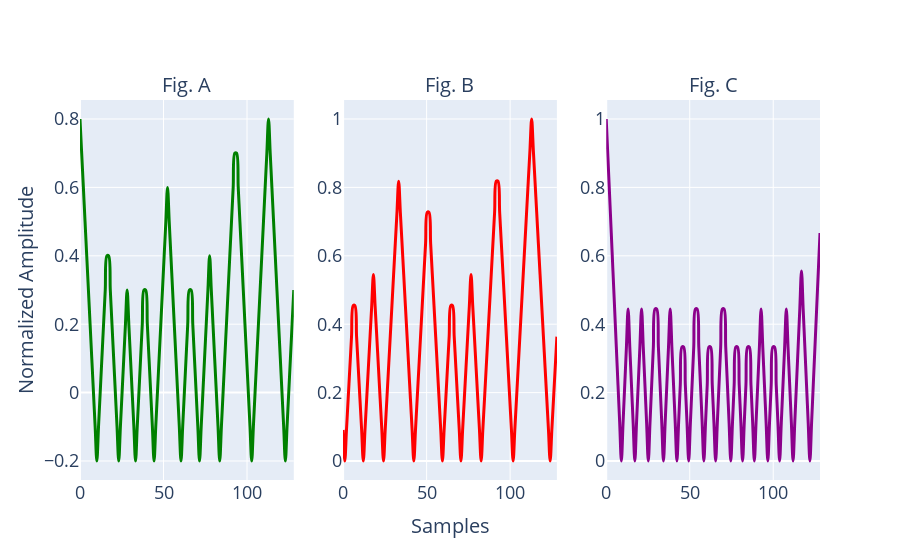

The notebook cell saved with this chart:
### Code cell
win_num = 637

fig1 = py.subplots.make_subplots(rows=1,cols=3,subplot_titles=("Fig. A", "Fig. B", "Fig. C"),
                                                     x_title='Samples',y_title='Normalized Amplitude',
                                 column_widths=[10,10,10],row_heights=[1])
fig1.append_trace(go.Scatter(
            x = x_unc,
            y = dist_with_attention[win_num], 
            mode = 'lines',
            name = 'Distance Transform with attention block',
                    line = dict(
                    shape = 'spline',
                    color = 'green',
                    width = 3
                     ),
                #error_y=dict(
                #    type='data', # value of error bar given in data coordinates
                #    array=final_var[signals],
                #    visible=True,
                #    color='black',
                #thickness=3,
                #width=5)
                ),1,1)

fig1.append_trace(go.Scatter(
            x = x_unc,
            y = dist_wo_attention[win_num], 
            mode = 'lines',
            name = 'Distance Transform without attention block',
                    line = dict(
                    shape = 'spline',
                    color = 'red',
                    width = 3,
                     ),
                #error_y=dict(
                #    type='data', # value of error bar given in data coordinates
                #    array=final_var[signals],
                #    visible=True,
                #    color='black',
                #thickness=3,
                #width=5)
                ),1,2)

fig1.append_trace(go.Scatter(
            x = x_unc,
            y = dist_ref_resp[win_num], 
            mode = 'lines',
            name = 'Distance Transform of reference resp signal',
                    line = dict(
                    shape = 'spline',
                    color = 'darkmagenta',
                    width = 3,
                     ),
                #error_y=dict(
                #    type='data', # value of error bar given in data coordinates
                #    array=final_var[signals],
                #    visible=True,
                #    color='black',
                #thickness=3,
                #width=5)
                ),1,3)
#fig1.update_xaxes(title_text="Samples", row=1, col=1)
#fig1.update_yaxes(title_text="Amplitude", row=1, col=1)
#fig1.update_xaxes(title_text="Samples", row=1, col=2)
#fig1.update_yaxes(title_text="Amplitude", row=1, col=2)
fig1.update_yaxes(title_font=dict(size=25),tickfont = dict(size=18))
fig1.update_xaxes(title_font=dict(size=25),tickfont = dict(size=18))
#fig1.update_layout(legend=dict(
#    orientation = "h",
#    yanchor="top",
#    y=0,
#    xanchor="right",
#    x=0
#))
fig1.update_layout(showlegend = False)
fig1.update_annotations(font_size=20)
fig1.show()

### Figure 1 — Plotly figure (JSON) as saved in the notebook; plotly's stock layout.template omitted (floating-point values rounded to 4 significant figures)
{"data": [{"line": {"color": "green", "shape": "spline", "width": 3}, "mode": "lines", "name": "Distance Transform with attention block", "type": "scatter", "x": [0, 1.008, 2.016, 3.024, 4.031, 5.039, 6.047, 7.055, 8.063, 9.071, 10.08, 11.09, 12.09, 13.1, 14.11, 15.12, 16.13, 17.13, 18.14, 19.15, 20.16, 21.17, 22.17, 23.18, 24.19, 25.2, 26.2, 27.21, 28.22, 29.23, 30.24, 31.24, 32.25, 33.26, 34.27, 35.28, 36.28, 37.29, 38.3, 39.31, 40.31, 41.32, 42.33, 43.34, 44.35, 45.35, 46.36, 47.37, 48.38, 49.39, 50.39, 51.4, 52.41, 53.42, 54.43, 55.43, 56.44, 57.45, 58.46, 59.46, 60.47, 61.48, 62.49, 63.5, 64.5, 65.51, 66.52, 67.53, 68.54, 69.54, 70.55, 71.56, 72.57, 73.57, 74.58, 75.59, 76.6, 77.61, 78.61, 79.62, 80.63, 81.64, 82.65, 83.65, 84.66, 85.67, 86.68, 87.69, 88.69, 89.7, 90.71, 91.72, 92.72, 93.73, 94.74, 95.75, 96.76, 97.76, 98.77, 99.78, 100.8, 101.8, 102.8, 103.8, 104.8, 105.8, 106.8, 107.8, 108.9, 109.9, 110.9, 111.9, 112.9, 113.9, 114.9, 115.9, 116.9, 117.9, 118.9, 119.9, 120.9, 122.0, 123.0, 124.0, 125.0, 126.0, 127.0, 128], "xaxis": "x", "y": [0.8, 0.7, 0.6, 0.5, 0.4, 0.3, 0.2, 0.1, 0, -0.1, -0.2, -0.1, 0, 0.1, 0.2, 0.3, 0.4, 0.4, 0.3, 0.2, 0.1, 0, -0.1, -0.2, -0.1, 0, 0.1, 0.2, 0.3, 0.2, 0.1, 0, -0.1, -0.2, -0.1, 0, 0.1, 0.2, 0.3, 0.3, 0.2, 0.1, 0, -0.1, -0.2, -0.1, 0, 0.1, 0.2, 0.3, 0.4, 0.5, 0.6, 0.5, 0.4, 0.3, 0.2, 0.1, 0, -0.1, -0.2, -0.1, 0, 0.1, 0.2, 0.3, 0.3, 0.2, 0.1, 0, -0.1, -0.2, -0.1, 0, 0.1, 0.2, 0.3, 0.4, 0.3, 0.2, 0.1, 0, -0.1, -0.2, -0.1, 0, 0.1, 0.2, 0.3, 0.4, 0.5, 0.6, 0.7, 0.7, 0.6, 0.5, 0.4, 0.3, 0.2, 0.1, 0, -0.1, -0.2, -0.1, 0, 0.1, 0.2, 0.3, 0.4, 0.5, 0.6, 0.7, 0.8, 0.7, 0.6, 0.5, 0.4, 0.3, 0.2, 0.1, 0, -0.1, -0.2, -0.1, 0, 0.1, 0.2, 0.3], "yaxis": "y"}, {"line": {"color": "red", "shape": "spline", "width": 3}, "mode": "lines", "name": "Distance Transform without attention block", "type": "scatter", "x": [0, 1.008, 2.016, 3.024, 4.031, 5.039, 6.047, 7.055, 8.063, 9.071, 10.08, 11.09, 12.09, 13.1, 14.11, 15.12, 16.13, 17.13, 18.14, 19.15, 20.16, 21.17, 22.17, 23.18, 24.19, 25.2, 26.2, 27.21, 28.22, 29.23, 30.24, 31.24, 32.25, 33.26, 34.27, 35.28, 36.28, 37.29, 38.3, 39.31, 40.31, 41.32, 42.33, 43.34, 44.35, 45.35, 46.36, 47.37, 48.38, 49.39, 50.39, 51.4, 52.41, 53.42, 54.43, 55.43, 56.44, 57.45, 58.46, 59.46, 60.47, 61.48, 62.49, 63.5, 64.5, 65.51, 66.52, 67.53, 68.54, 69.54, 70.55, 71.56, 72.57, 73.57, 74.58, 75.59, 76.6, 77.61, 78.61, 79.62, 80.63, 81.64, 82.65, 83.65, 84.66, 85.67, 86.68, 87.69, 88.69, 89.7, 90.71, 91.72, 92.72, 93.73, 94.74, 95.75, 96.76, 97.76, 98.77, 99.78, 100.8, 101.8, 102.8, 103.8, 104.8, 105.8, 106.8, 107.8, 108.9, 109.9, 110.9, 111.9, 112.9, 113.9, 114.9, 115.9, 116.9, 117.9, 118.9, 119.9, 120.9, 122.0, 123.0, 124.0, 125.0, 126.0, 127.0, 128], "xaxis": "x2", "y": [0.09091, 0, 0.09091, 0.1818, 0.2727, 0.3636, 0.4545, 0.4545, 0.3636, 0.2727, 0.1818, 0.09091, 0, 0.09091, 0.1818, 0.2727, 0.3636, 0.4545, 0.5455, 0.4545, 0.3636, 0.2727, 0.1818, 0.09091, 0, 0.09091, 0.1818, 0.2727, 0.3636, 0.4545, 0.5455, 0.6364, 0.7273, 0.8182, 0.7273, 0.6364, 0.5455, 0.4545, 0.3636, 0.2727, 0.1818, 0.09091, 0, 0.09091, 0.1818, 0.2727, 0.3636, 0.4545, 0.5455, 0.6364, 0.7273, 0.7273, 0.6364, 0.5455, 0.4545, 0.3636, 0.2727, 0.1818, 0.09091, 0, 0.09091, 0.1818, 0.2727, 0.3636, 0.4545, 0.4545, 0.3636, 0.2727, 0.1818, 0.09091, 0, 0.09091, 0.1818, 0.2727, 0.3636, 0.4545, 0.5455, 0.4545, 0.3636, 0.2727, 0.1818, 0.09091, 0, 0.09091, 0.1818, 0.2727, 0.3636, 0.4545, 0.5455, 0.6364, 0.7273, 0.8182, 0.8182, 0.7273, 0.6364, 0.5455, 0.4545, 0.3636, 0.2727, 0.1818, 0.09091, 0, 0.09091, 0.1818, 0.2727, 0.3636, 0.4545, 0.5455, 0.6364, 0.7273, 0.8182, 0.9091, 1, 0.9091, 0.8182, 0.7273, 0.6364, 0.5455, 0.4545, 0.3636, 0.2727, 0.1818, 0.09091, 0, 0.09091, 0.1818, 0.2727, 0.3636], "yaxis": "y2"}, {"line": {"color": "darkmagenta", "shape": "spline", "width": 3}, "mode": "lines", "name": "Distance Transform of reference resp signal", "type": "scatter", "x": [0, 1.008, 2.016, 3.024, 4.031, 5.039, 6.047, 7.055, 8.063, 9.071, 10.08, 11.09, 12.09, 13.1, 14.11, 15.12, 16.13, 17.13, 18.14, 19.15, 20.16, 21.17, 22.17, 23.18, 24.19, 25.2, 26.2, 27.21, 28.22, 29.23, 30.24, 31.24, 32.25, 33.26, 34.27, 35.28, 36.28, 37.29, 38.3, 39.31, 40.31, 41.32, 42.33, 43.34, 44.35, 45.35, 46.36, 47.37, 48.38, 49.39, 50.39, 51.4, 52.41, 53.42, 54.43, 55.43, 56.44, 57.45, 58.46, 59.46, 60.47, 61.48, 62.49, 63.5, 64.5, 65.51, 66.52, 67.53, 68.54, 69.54, 70.55, 71.56, 72.57, 73.57, 74.58, 75.59, 76.6, 77.61, 78.61, 79.62, 80.63, 81.64, 82.65, 83.65, 84.66, 85.67, 86.68, 87.69, 88.69, 89.7, 90.71, 91.72, 92.72, 93.73, 94.74, 95.75, 96.76, 97.76, 98.77, 99.78, 100.8, 101.8, 102.8, 103.8, 104.8, 105.8, 106.8, 107.8, 108.9, 109.9, 110.9, 111.9, 112.9, 113.9, 114.9, 115.9, 116.9, 117.9, 118.9, 119.9, 120.9, 122.0, 123.0, 124.0, 125.0, 126.0, 127.0, 128], "xaxis": "x3", "y": [1, 0.8889, 0.7778, 0.6667, 0.5556, 0.4444, 0.3333, 0.2222, 0.1111, 0, 0.1111, 0.2222, 0.3333, 0.4444, 0.3333, 0.2222, 0.1111, 0, 0.1111, 0.2222, 0.3333, 0.4444, 0.3333, 0.2222, 0.1111, 0, 0.1111, 0.2222, 0.3333, 0.4444, 0.4444, 0.3333, 0.2222, 0.1111, 0, 0.1111, 0.2222, 0.3333, 0.4444, 0.3333, 0.2222, 0.1111, 0, 0.1111, 0.2222, 0.3333, 0.3333, 0.2222, 0.1111, 0, 0.1111, 0.2222, 0.3333, 0.4444, 0.4444, 0.3333, 0.2222, 0.1111, 0, 0.1111, 0.2222, 0.3333, 0.3333, 0.2222, 0.1111, 0, 0.1111, 0.2222, 0.3333, 0.4444, 0.4444, 0.3333, 0.2222, 0.1111, 0, 0.1111, 0.2222, 0.3333, 0.3333, 0.2222, 0.1111, 0, 0.1111, 0.2222, 0.3333, 0.3333, 0.2222, 0.1111, 0, 0.1111, 0.2222, 0.3333, 0.4444, 0.3333, 0.2222, 0.1111, 0, 0.1111, 0.2222, 0.3333, 0.3333, 0.2222, 0.1111, 0, 0.1111, 0.2222, 0.3333, 0.4444, 0.3333, 0.2222, 0.1111, 0, 0.1111, 0.2222, 0.3333, 0.4444, 0.5556, 0.4444, 0.3333, 0.2222, 0.1111, 0, 0.1111, 0.2222, 0.3333, 0.4444, 0.5556, 0.6667], "yaxis": "y3"}], "layout": {"annotations": [{"font": {"size": 20}, "showarrow": false, "text": "Fig. A", "x": 0.1444, "xanchor": "center", "xref": "paper", "y": 1, "yanchor": "bottom", "yref": "paper"}, {"font": {"size": 20}, "showarrow": false, "text": "Fig. B", "x": 0.5, "xanchor": "center", "xref": "paper", "y": 1, "yanchor": "bottom", "yref": "paper"}, {"font": {"size": 20}, "showarrow": false, "text": "Fig. C", "x": 0.8556, "xanchor": "center", "xref": "paper", "y": 1, "yanchor": "bottom", "yref": "paper"}, {"font": {"size": 20}, "showarrow": false, "text": "Samples", "x": 0.5, "xanchor": "center", "xref": "paper", "y": 0, "yanchor": "top", "yref": "paper", "yshift": -30}, {"font": {"size": 20}, "showarrow": false, "text": "Normalized Amplitude", "textangle": -90, "x": 0, "xanchor": "right", "xref": "paper", "xshift": -40, "y": 0.5, "yanchor": "middle", "yref": "paper"}], "showlegend": false, "xaxis": {"anchor": "y", "domain": [0, 0.2889], "tickfont": {"size": 18}, "title": {"font": {"size": 25}}}, "xaxis2": {"anchor": "y2", "domain": [0.3556, 0.6444], "tickfont": {"size": 18}, "title": {"font": {"size": 25}}}, "xaxis3": {"anchor": "y3", "domain": [0.7111, 1.0], "tickfont": {"size": 18}, "title": {"font": {"size": 25}}}, "yaxis": {"anchor": "x", "domain": [0, 1], "tickfont": {"size": 18}, "title": {"font": {"size": 25}}}, "yaxis2": {"anchor": "x2", "domain": [0, 1], "tickfont": {"size": 18}, "title": {"font": {"size": 25}}}, "yaxis3": {"anchor": "x3", "domain": [0, 1], "tickfont": {"size": 18}, "title": {"font": {"size": 25}}}}}
